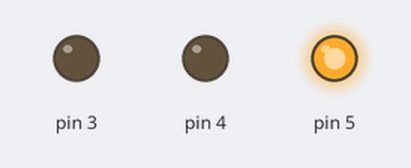
The sketch below on a simulated Arduino Uno, built with avr-gcc and run on an emulated ATmega328P. Parts: output pins drawn as LEDs (lit = HIGH).

Above: at 0.05 s.
At 1.3 s:
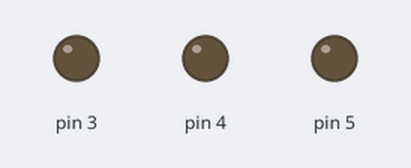
At 1.85 s:
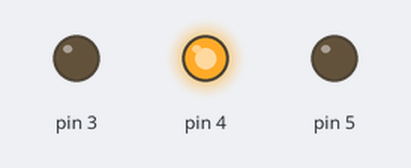
At 2.45 s:
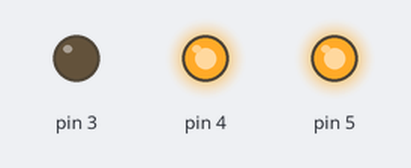
Timing chart, 0 to 5.8 s (numbered marks = the images above):
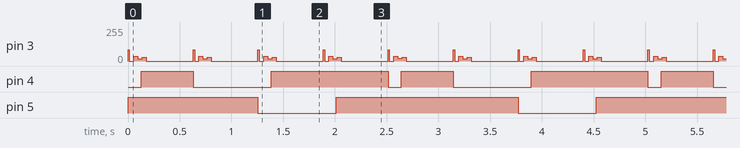

Measured:
- by itself, pin 4: repeats every 2.5 s: LOW 0.76 s, HIGH 1.1 s, LOW 0.13 s, HIGH 0.50 s
- by itself, pin 5: alternates HIGH for 1.8 s and LOW for 0.76 s

The sketch:

TestIR.ino
```cpp
#define TIMER_DISABLE_INTR  (TIMSK2 = 0)
#define SYSCLOCK  16000000
#define TIMER_CONFIG_KHZ(val) ({ \
  const uint8_t pwmval = SYSCLOCK / 2000 / (val); \
  TCCR2A               = _BV(WGM20); \
  TCCR2B               = _BV(WGM22) | _BV(CS20); \
  OCR2A                = pwmval; \
  OCR2B                = pwmval / 3; \
})
#define TIMER_ENABLE_PWM    (TCCR2A |= _BV(COM2B1))
#define TIMER_DISABLE_PWM   (TCCR2A &= ~(_BV(COM2B1)))

void  mark (unsigned int time)
{
  TIMER_ENABLE_PWM; // Enable pin 3 PWM output
  if (time > 0) custom_delay_usec(time);
}

void  space (unsigned int time)
{
  TIMER_DISABLE_PWM; // Disable pin 3 PWM output
  if (time > 0) custom_delay_usec(time);
}

void custom_delay_usec(unsigned long uSecs)
{
  if (uSecs > 4) {
    unsigned long start = micros();
    unsigned long endMicros = start + uSecs - 4;
    if (endMicros < start) { // Check if overflow
      while ( micros() > start ) {}
    }
    while ( micros() < endMicros ) {}
  }
}

void sendpresumable()
{
  mark(9000);
  space(4500);
}

void send0()
{
  mark(560);
space(565);
}

void send1()
{
  mark(560);
  space(1690);
}

void sendGree(byte ircode, byte len)
{
  byte mask = 0x01;
  for(int i = 0;i < len;i++)
  {
    if (ircode & mask)
    {   send1();   }
    else
    {   send0();   }
    mask <<= 1;
  }
}

void open1()
{
  TIMER_DISABLE_INTR; //Timer2 Overflow Interrupt
  pinMode(3, OUTPUT);//PWM端口
  digitalWrite(3, LOW); //PWM端口
  digitalWrite(4, LOW);

  TIMER_CONFIG_KHZ(38);//PWM端口频率KHz

  sendpresumable();
  //sendGree(0x31, 8);//000自动 100制冷 010除湿 110送风 001制热； 1开；00自动 10小风 01中风 11大风；0扫风；0睡眠//关
  sendGree(0x39, 8);//000自动 100制冷 010除湿 110送风 001制热； 1开；00自动 10小风 01中风 11大风；0扫风；0睡眠//开
  sendGree(0x0A, 8);//温度0000-16度 1000-17度 1100-18度.... 0111-30度 低位在后
  sendGree(0x20, 8);
  sendGree(0x50, 8);
  sendGree(0x02, 3);
  mark(560);
  space(10000);
  space(10000);
  sendGree(0x00, 8);
  sendGree(0x21, 8);
  sendGree(0x00, 8);
  sendGree(0xF0, 8);
  mark(560);
  space(0);
  digitalWrite(4, HIGH);
}
void close1()
{
  TIMER_DISABLE_INTR; //Timer2 Overflow Interrupt
pinMode(3, OUTPUT);//PWM端口
  digitalWrite(3, LOW); //PWM端口
   digitalWrite(4, LOW);
  TIMER_CONFIG_KHZ(38);//PWM端口频率KHz

  sendpresumable();
  sendGree(0x31, 8);//000自动 100制冷 010除湿 110送风 001制热； 1开；00自动 10小风 01中风 11大风；0扫风；0睡眠//关
  //sendGree(0x39, 8);//000自动 100制冷 010除湿 110送风 001制热； 1开；00自动 10小风 01中风 11大风；0扫风；0睡眠//开
  sendGree(0x0A, 8);//温度0000-16度 1000-17度 1100-18度.... 0111-30度 低位在后
  sendGree(0x20, 8);
  sendGree(0x50, 8);
  sendGree(0x02, 3);
  mark(560);
  space(10000);
  space(10000);
  sendGree(0x00, 8);
  sendGree(0x21, 8);
  sendGree(0x00, 8);
  sendGree(0xF0, 8);
  mark(560);
  space(0);
  digitalWrite(5, HIGH);
}
    void open2()
{
  TIMER_DISABLE_INTR; //Timer2 Overflow Interrupt
  pinMode(3, OUTPUT);//PWM端口
  digitalWrite(3, LOW); //PWM端口
  digitalWrite(5, LOW);
  TIMER_CONFIG_KHZ(38);//PWM端口频率KHz

  sendpresumable();
  //sendGree(0x31, 8);//000自动 100制冷 010除湿 110送风 001制热； 1开；00自动 10小风 01中风 11大风；0扫风；0睡眠//关
  sendGree(0x39, 8);//000自动 100制冷 010除湿 110送风 001制热； 1开；00自动 10小风 01中风 11大风；0扫风；0睡眠//开
  sendGree(0x0A, 8);//温度0000-16度 1000-17度 1100-18度.... 0111-30度 低位在后
  sendGree(0x20, 8);
  sendGree(0x50, 8);
  sendGree(0x02, 3);
  mark(560);
  space(10000);
  space(10000);
  sendGree(0x00, 8);
  sendGree(0x21, 8);
  sendGree(0x00, 8);
  sendGree(0xF0, 8);
  mark(560);
  space(0);
  digitalWrite(4, HIGH);
}
void close2()
{
  TIMER_DISABLE_INTR; //Timer2 Overflow Interrupt
pinMode(3, OUTPUT);//PWM端口
digitalWrite(3, LOW); //PWM端口
digitalWrite(5, LOW);
TIMER_CONFIG_KHZ(38);//PWM端口频率KHz

  sendpresumable();
  sendGree(0x31, 8);//000自动 100制冷 010除湿 110送风 001制热； 1开；00自动 10小风 01中风 11大风；0扫风；0睡眠//关
  //sendGree(0x39, 8);//000自动 100制冷 010除湿 110送风 001制热； 1开；00自动 10小风 01中风 11大风；0扫风；0睡眠//开
  sendGree(0x0A, 8);//温度0000-16度 1000-17度 1100-18度.... 0111-30度 低位在后
  sendGree(0x20, 8);
  sendGree(0x50, 8);
  sendGree(0x02, 3);
  mark(560);
  space(10000);
  space(10000);
  sendGree(0x00, 8);
  sendGree(0x21, 8);
  sendGree(0x00, 8);
  sendGree(0xF0, 8);
  mark(560);
  space(0);
    digitalWrite(5, HIGH);
}

void setup()
{
pinMode(4,OUTPUT);
pinMode(5,OUTPUT);
digitalWrite(4, HIGH);
digitalWrite(5, HIGH);
}

void loop()
{
    open1();
    delay(500);
    close1();
    delay(500);
    open2();
    delay(500);
    close2();
    delay(500);
}
```
